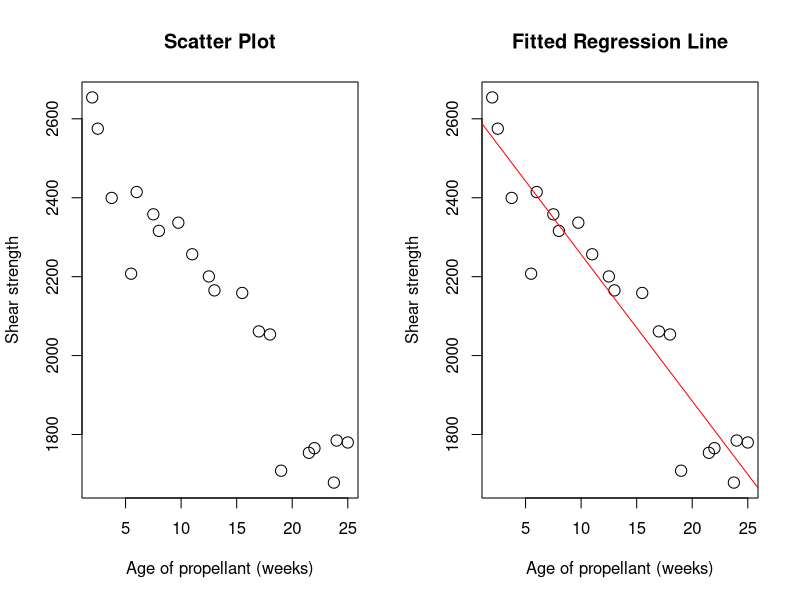
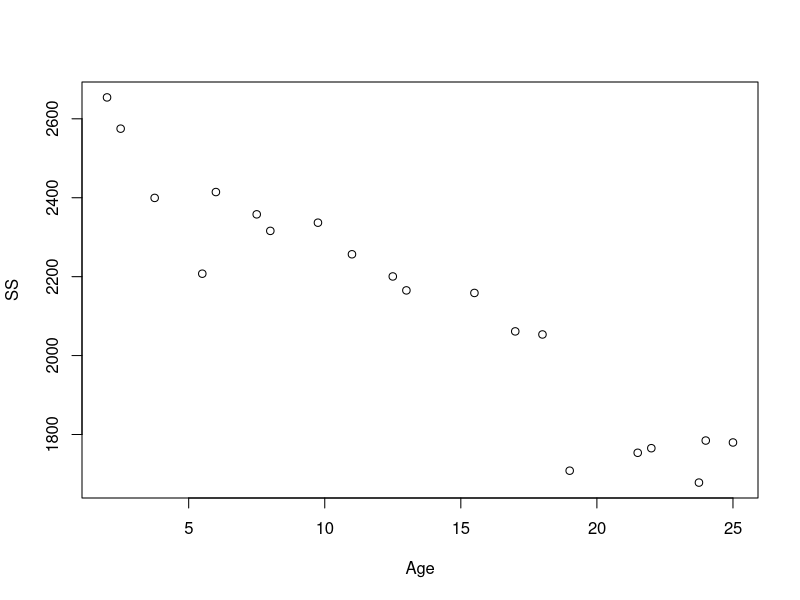
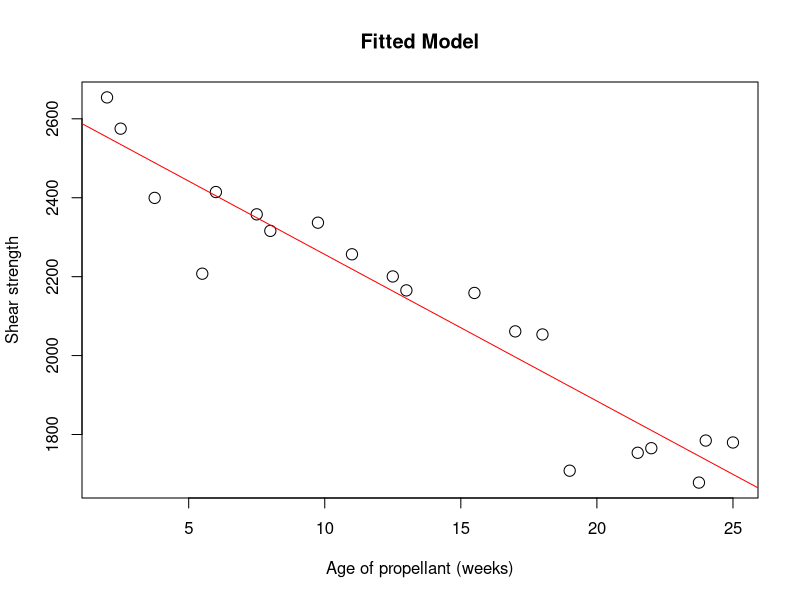
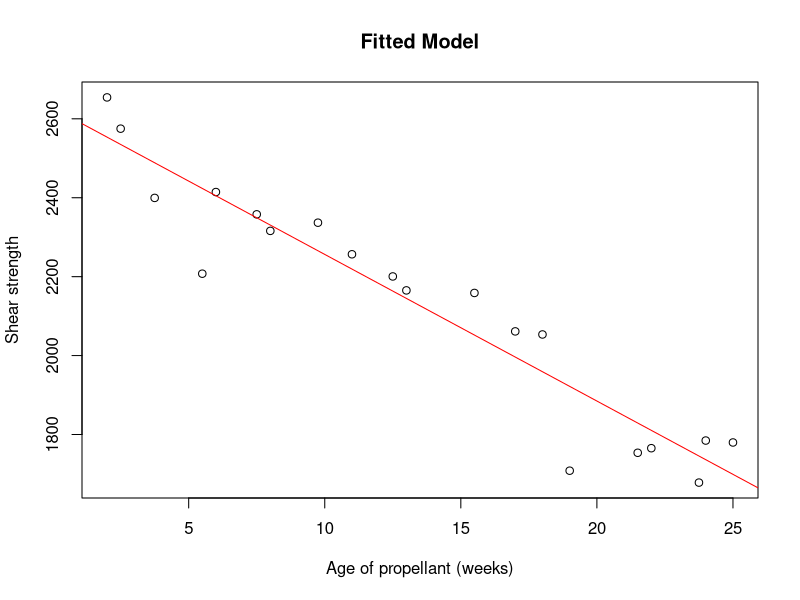

Reproduce these figures in R, in order.
## ----fig1, include=TRUE, echo=FALSE, fig.cap="Scatter diagram of shear strength versus propellant age", fig.pos='h', fig.width=7----
SS <- c(2158.7, 1678.15, 2316, 2061.30, 2207.50, 1708.3, 1784.7, 2575, 
        2357.9, 2256.7, 2165.2, 2399.55, 1779.80, 2336.75, 1765.30, 
        2053.50, 2414.4, 2200.50, 2654.20, 1753.70)
Age <- c(15.50, 23.75, 8, 17.00, 5.5, 19, 24, 2.5, 7.5, 11, 13, 3.75, 
         25, 9.75, 22, 18, 6, 12.5, 2, 21.5)
par(mfrow=c(1, 2))
plot(Age, SS, xlab="Age of propellant (weeks)", ylab="Shear strength", main="Scatter Plot", cex=1.5)
plot(Age, SS, xlab="Age of propellant (weeks)", ylab="Shear strength", main="Fitted Regression Line", cex=1.5)
abline(lm(SS~Age), cex=1.5, col="red")
par(mfrow=c(1, 1))


## ---- include=TRUE, echo=FALSE------------------------------------------------------------------------------------------
    x <- c(95, 85, 80, 70, 60)
    y <- c(85, 95, 70, 65, 70)
    grade <- cbind(x, y, (x-mean(x)), y-mean(y), (x-mean(x))^2, (x-mean(x))*y)
    colnames(grade) <- c("x_i", "y_i", "(x_i-x_bar)", "(y_i-y_bar)", "(x_i-x_bar)^2", "(x_i-x_bar)y_i")
    grade.sum <- apply(grade, 2, sum)
    knitr::kable(grade, caption="A toy example")


## ----tab1, include=TRUE, echo=FALSE-------------------------------------------------------------------------------------
SS <- c(2158.7, 1678.15, 2316, 2061.30, 2207.50, 1708.3, 1784.7, 2575, 
        2357.9, 2256.7, 2165.2, 2399.55, 1779.80, 2336.75, 1765.30, 
        2053.50, 2414.4, 2200.50, 2654.20, 1753.70)
Age <- c(15.50, 23.75, 8, 17.00, 5.5, 19, 24, 2.5, 7.5, 11, 13, 3.75, 
         25, 9.75, 22, 18, 6, 12.5, 2, 21.5)

rocket <- cbind(SS, Age)
colnames(rocket) <- c("Shear Strength (psi)", "Age of Propellant (weeks)")
knitr::kable(rocket, caption="Data for Example 1: Rocket ")


## ----fig2, include=TRUE, echo=FALSE, fig.cap="Scatter Plot"-------------------------------------------------------------
plot(Age, SS)


## ----fig3, include=TRUE, echo=TRUE--------------------------------------------------------------------------------------
y <- c(2158.7, 1678.15, 2316, 2061.30, 2207.50, 1708.3, 1784.7, 2575, 
        2357.9, 2256.7, 2165.2, 2399.55, 1779.80, 2336.75, 1765.30, 
        2053.50, 2414.4, 2200.50, 2654.20, 1753.70)
x <- c(15.50, 23.75, 8, 17.00, 5.5, 19, 24, 2.5, 7.5, 11, 13, 3.75, 
         25, 9.75, 22, 18, 6, 12.5, 2, 21.5)
plot(x, y, xlab="Age of propellant (weeks)", ylab="Shear strength", 
	main="Fitted Model", cex=1.5)

         
Sxx <- sum((x-mean(x))^2)
Sxy <- sum(y*(x-mean(x)))

beta1 <- Sxy/Sxx
beta1
beta0 <- mean(y)-beta1*mean(x)
beta0
abline(a=beta0, b=beta1, col="red")


## ----fig4, include=TRUE, echo=TRUE, fig.cap="Scatter plot with fitted regression model"---------------------------------
y <- c(2158.7, 1678.15, 2316, 2061.30, 2207.50, 1708.3, 1784.7, 2575, 
        2357.9, 2256.7, 2165.2, 2399.55, 1779.80, 2336.75, 1765.30, 
        2053.50, 2414.4, 2200.50, 2654.20, 1753.70)
x <- c(15.50, 23.75, 8, 17.00, 5.5, 19, 24, 2.5, 7.5, 11, 13, 3.75, 
         25, 9.75, 22, 18, 6, 12.5, 2, 21.5)
fit = lm(y~x)

summary(fit)
plot(x, y, xlab="Age of propellant (weeks)", ylab="Shear strength", 
	main="Fitted Model", cex=1)
abline(lm(y~x), cex=1, col="red")

